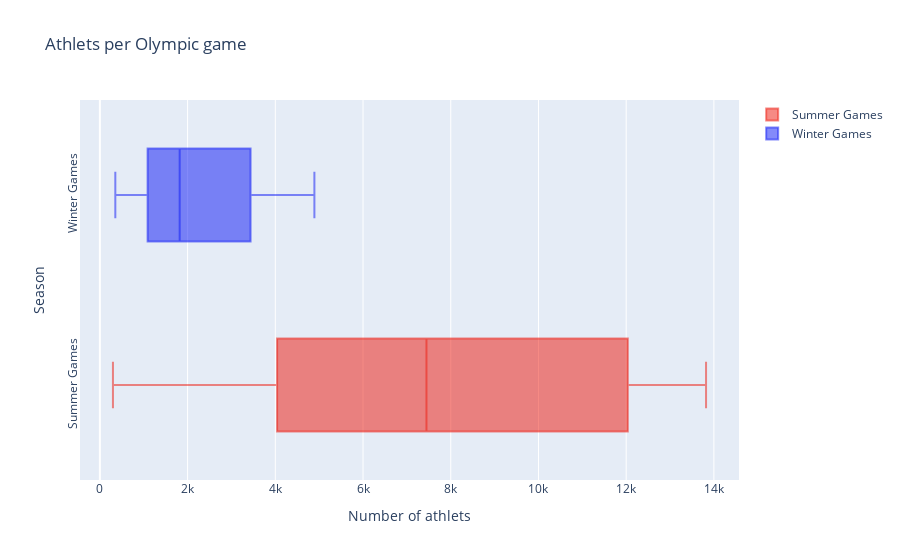

Notebook code for this chart:
### Code cell
#박스 그래프
traceS = go.Box(
    x = dfS['Athlets'],
    name="Summer Games",
    
     marker=dict(
                color='rgba(238,23,11,0.5)',
                line=dict(
                    color='red',
                    width=1.2),
            ),
    text=dfS['City'],
    orientation='h',
    
)
traceW = go.Box(
    x = dfW['Athlets'],
    name="Winter Games",
    marker=dict(
                color='rgba(11,23,245,0.5)',
                line=dict(
                    color='blue',
                    width=1.2),
            ),
    text=dfS['City'],  orientation='h',
)

data = [traceS, traceW]
layout = dict(title = 'Athlets per Olympic game',
          xaxis = dict(title = 'Number of athlets',showticklabels=True),
          yaxis = dict(title = 'Season', showticklabels=True, tickangle=-90), 
          hovermode = 'closest',
         )
fig = dict(data=data, layout=layout)
iplot(fig, filename='events-athlets5')

img = Image.open('athlets_per_olympic_game(box).png')
display(img)

### Figure 1 — Plotly figure (JSON) as saved in the notebook; plotly's stock layout.template omitted (floating-point values rounded to 4 significant figures)
{"data": [{"marker": {"color": "rgba(238,23,11,0.5)", "line": {"color": "red", "width": 1.2}}, "name": "Summer Games", "orientation": "h", "text": ["Athina", "Paris", "St. Louis", "Athina", "London", "Stockholm", "Antwerpen", "Paris", "Amsterdam", "Los Angeles", "Berlin", "London", "Helsinki", "Melbourne", "Stockholm", "Roma", "Tokyo", "Mexico City", "Munich", "Montreal", "Moskva", "Los Angeles", "Seoul", "Barcelona", "Atlanta", "Sydney", "Athina", "Beijing", "London", "Rio de Janeiro"], "type": "box", "x": [380, 1936, 1301, 1733, 3101, 4040, 4292, 5233, 4992, 2969, 6506, 6405, 8270, 4829, 298, 8119, 7702, 8588, 10304, 8641, 7191, 9454, 12037, 12977, 13780, 13821, 13443, 13602, 12920, 13688]}, {"marker": {"color": "rgba(11,23,245,0.5)", "line": {"color": "blue", "width": 1.2}}, "name": "Winter Games", "orientation": "h", "text": ["Athina", "Paris", "St. Louis", "Athina", "London", "Stockholm", "Antwerpen", "Paris", "Amsterdam", "Los Angeles", "Berlin", "London", "Helsinki", "Melbourne", "Stockholm", "Roma", "Tokyo", "Mexico City", "Munich", "Montreal", "Moskva", "Los Angeles", "Seoul", "Barcelona", "Atlanta", "Sydney", "Athina", "Beijing", "London", "Rio de Janeiro"], "type": "box", "x": [460, 582, 352, 895, 1075, 1088, 1307, 1116, 1778, 1891, 1655, 1861, 1746, 2134, 2639, 3436, 3160, 3605, 4109, 4382, 4402, 4891]}], "layout": {"hovermode": "closest", "title": {"text": "Athlets per Olympic game"}, "xaxis": {"showticklabels": true, "title": {"text": "Number of athlets"}}, "yaxis": {"showticklabels": true, "tickangle": -90, "title": {"text": "Season"}}}}
